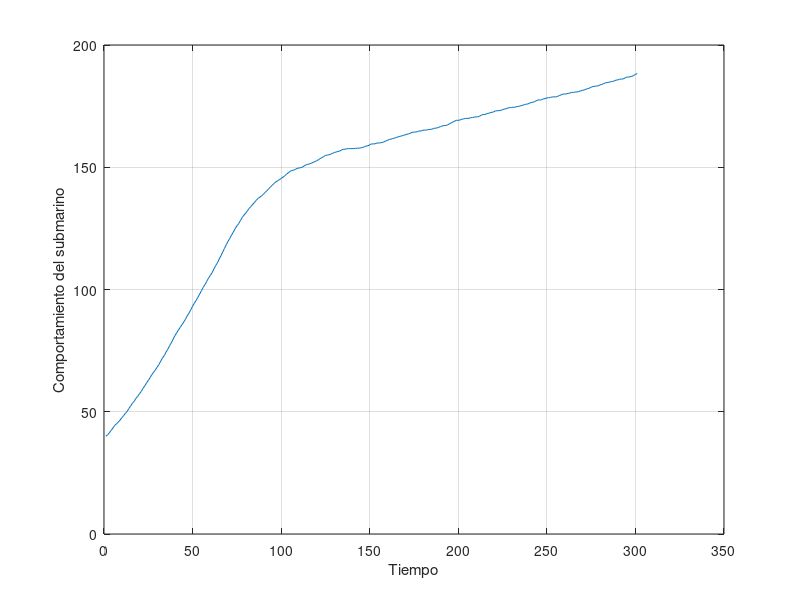

Reproduce this figure in MATLAB.
% Declaración de variables
a = zeros(200, 200); % Matriz de 200x200 pixeles
a(1:30,:,3) = 255;
a(1:30,:,2) = 100;
a(31:200,:,3)= 255;
imshow(a) % Muestra la matriz en la ventana
g = 9.8; % Aceleración de la gravedad
b = 0.43; % Coeficiente de fricción
vy(1) = 0; % Velocidad vertical inicial
p = 1000; % Densidad del agua
posicionver = 40; % Posición vertical inicial
posicionhor = 100; % Posición horizontal inicial
m = 1000; % Masa inicial del submarino
v = 1; % Volumen del submarino
datoDeseado = 120; % Posición deseada
dt = 100; % Paso de tiempo
rangomax = 0;
aux = 0.00025;
% Dibuja una linea representando el inicio del mar
a(30, :) = 255;

% Dibuja una línea horizontal de puntos en la posición deseada
for j = 1:70
  a(datoDeseado, j) = 255;
end

% Muestra la matriz en la ventanaa
imshow(a)
% Calcula la energía cinética
E = -(p * g * v);
% Ciclo principal
for i = 1:300

  % Calcula la velocidad vertical actual
  vy(i + 1) = dt * ((E / m) + g - (b * vy(i)) / m) + vy(i);

  % Calcula la posición vertical actual
  posicionver(i + 1) = posicionver(i) + dt * vy(i + 1)+ 1-0.5*(rand(1,1));


  % Calcula la diferencia entre la posición deseada y la posición actual
  d = datoDeseado - posicionver(i + 1);

  % Actualiza la masa del submarino

  %SISTEMA DE CONTROL ON - OF
  if d < 0
    m = 1000 - aux;
  elseif d > 0
    m = 1000 + aux;
  else
    m = 1000;
  end

  %SISTEMA DE CONTROL PROPORCIONAL
  %m = 0.00008 * d + 1000;

  % Limita la posición vertical a 200 y 30
  if posicionver(i + 1) >= 200
    posicionver(i + 1) = 200;
  end
  if posicionver(i + 1) <= 30
    posicionver(i + 1) = 29;
  end

  if posicionver(i + 1) > rangomax
      rangomax = posicionver(i + 1);
  end
% Dibuja el submarino
r = 12; % Radio del submarino
r1 = 7; % Radio de la hélice
for theta = 0:0.1:2 * pi
  a(floor(posicionver(i + 1) + r * cos(theta)), floor(100 + r * sin(theta))) = 255;
  a(floor(posicionver(i + 1) - 1 + r1 * cos(theta)), floor(100 + 4 + r1 * sin(theta))) = 255;
end

  % Muestra la matriz en la ventana
  imshow(a)

  % Borra el submarino
  for theta = 0:0.1:2 * pi
    a(floor(posicionver(i + 1) + r * cos(theta)), floor(100 + r * sin(theta))) = 0;
    a(floor(posicionver(i + 1) - 1 + r1 * cos(theta)), floor(100 + 4 + r1 * sin(theta))) = 0;
  end
  
  % Pausa la ejecución del programa durante 1 milisegundo
  pause(0.00000001);
end

% Grafica la posición vertical del submarino a lo largo del tiempo
plot(posicionver)
xlabel("Tiempo")
ylabel("Comportamiento del submarino")
grid on